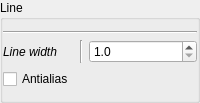
                    <widget class="QGroupBox" name="groupBox_4">
                     <property name="title">
                      <string>Line</string>
                     </property>
                     <layout class="QVBoxLayout" name="verticalLayout_10">
                      <property name="leftMargin">
                       <number>0</number>
                      </property>
                      <property name="rightMargin">
                       <number>0</number>
                      </property>
                      <item>
                       <widget class="Line" name="line_38">
                        <property name="orientation">
                         <enum>Qt::Horizontal</enum>
                        </property>
                       </widget>
                      </item>
                      <item>
                       <layout class="QGridLayout" name="gridLayout_15">
                        <property name="topMargin">
                         <number>0</number>
                        </property>
                        <item row="0" column="2">
                         <widget class="QDoubleSpinBox" name="_channels_lw">
                          <property name="decimals">
                           <number>1</number>
                          </property>
                          <property name="minimum">
                           <double>1.000000000000000</double>
                          </property>
                          <property name="maximum">
                           <double>10.000000000000000</double>
                          </property>
                         </widget>
                        </item>
                        <item row="2" column="2">
                         <spacer name="horizontalSpacer_48">
                          <property name="orientation">
                           <enum>Qt::Horizontal</enum>
                          </property>
                          <property name="sizeHint" stdset="0">
                           <size>
                            <width>40</width>
                            <height>0</height>
                           </size>
                          </property>
                         </spacer>
                        </item>
                        <item row="0" column="0">
                         <widget class="QLabel" name="label_36">
                          <property name="font">
                           <font>
                            <italic>true</italic>
                            <stylestrategy>PreferDefault</stylestrategy>
                            <kerning>true</kerning>
                           </font>
                          </property>
                          <property name="text">
                           <string>Line width</string>
                          </property>
                         </widget>
                        </item>
                        <item row="0" column="1">
                         <widget class="Line" name="line_15">
                          <property name="orientation">
                           <enum>Qt::Vertical</enum>
                          </property>
                         </widget>
                        </item>
                        <item row="1" column="0">
                         <widget class="QCheckBox" name="_channels_alias">
                          <property name="text">
                           <string>Antialias</string>
                          </property>
                         </widget>
                        </item>
                       </layout>
                      </item>
                     </layout>
                    </widget>
